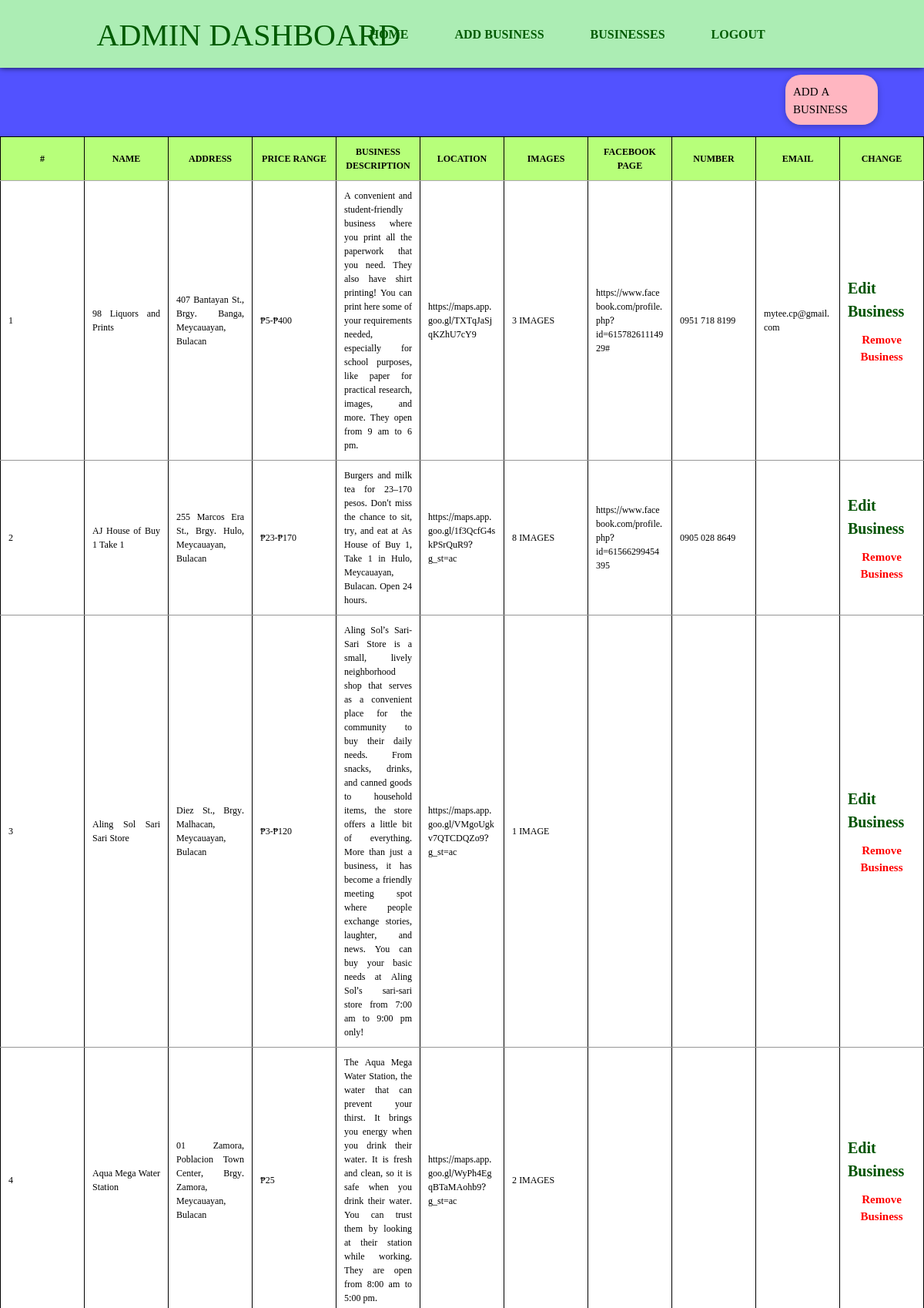
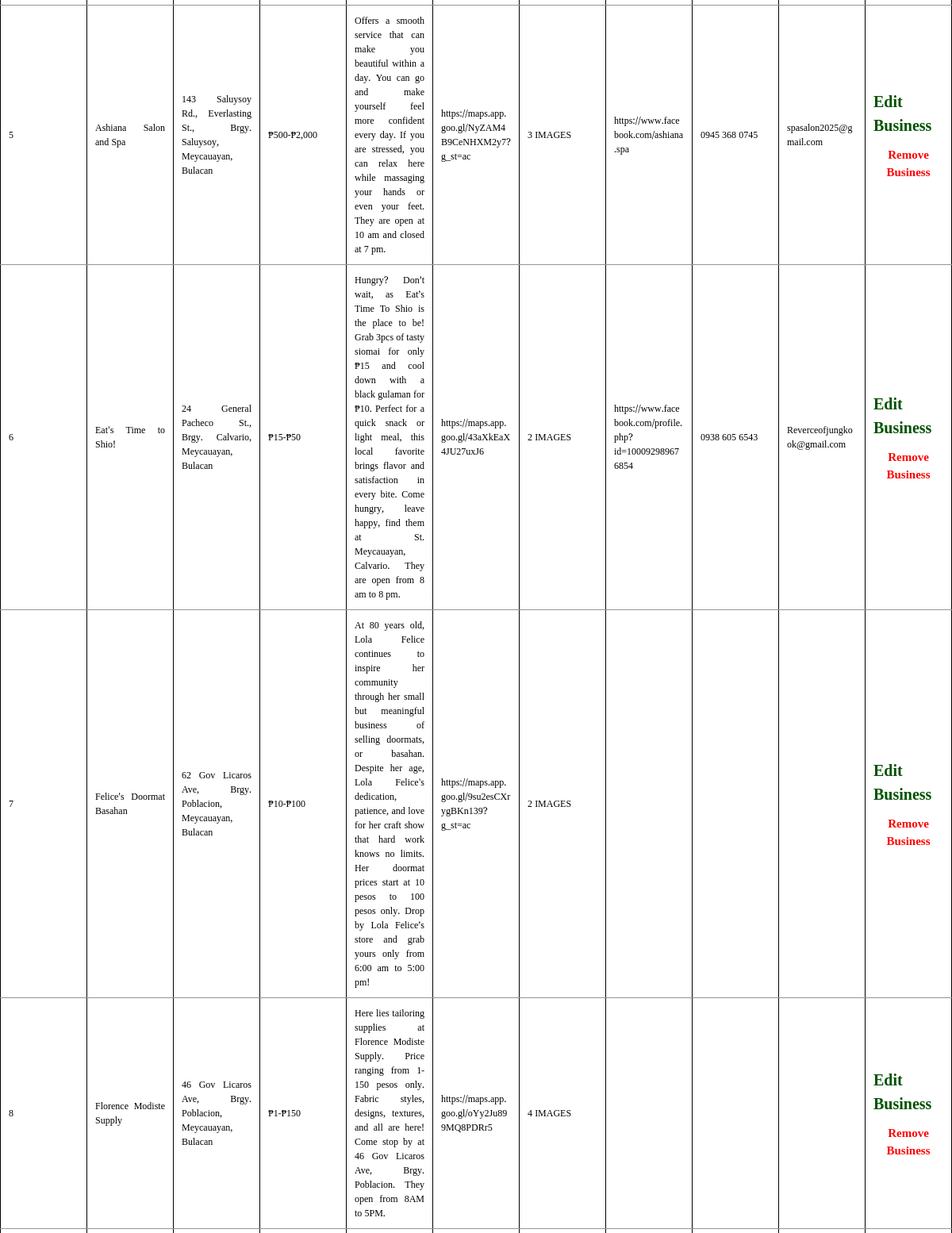
Screenshot of /admin_page.php (signed in, upper part) with the database file from the repository (2 pictures, top to bottom).
### tables this page shows
CREATE TABLE `businesses` (
  `Logo` text NOT NULL,
  `BusinessName` varchar(100) NOT NULL,
  `Address` varchar(150) NOT NULL,
  `Category` varchar(255) NOT NULL,
  `Menu` varchar(100) NOT NULL,
  `Price` varchar(100) NOT NULL,
  `BusinessDescription` text NOT NULL,
  `MAPLOCATION` text NOT NULL,
  `BusinessImage` text NOT NULL,
  `Contact` text NOT NULL,
  `Num` varchar(255) NOT NULL,
  `email` varchar(255) NOT NULL,
  `new_id` int(11) NOT NULL
);

### admin_page.php (the view, shortened to what this page needs)
<?php
require 'db_connect.php';
$result = mysqli_query($conn, "SELECT * FROM businesses ORDER BY BusinessName");
?>
<!DOCTYPE html>
<html lang="en">
<head>
    <link rel="stylesheet" href="admin_page.css">
    <link href="https://cdn.jsdelivr.net/npm/bootstrap@5.3.2/dist/css/bootstrap.min.css" rel="stylesheet">
</head>
<body>
    <header>
        <nav class="admin-nav">
            <h1>ADMIN DASHBOARD</h1>
            <ul id="admin-menu">
                <li><a href="index.php">Home</a></li>
                <li><a href="add_business.php">Add Business</a></li>
                <li><a href="browse.php">Businesses</a></li>
                <li><a href="logout.php">Logout</a></li>
            </ul>
        </nav>
    </header>
    <a class="submitbtn" href="add_business.php?">ADD A BUSINESS</a>
    <div class="admin-section">
        <table class="admin-table">
            <thead>
                <tr>
                    <th>#</th>
                    <th>NAME</th>
                    <th>ADDRESS</th>
                    <th>PRICE RANGE</th>
                    <th>BUSINESS DESCRIPTION</th>
                    <th>LOCATION</th>
                    <th>IMAGES</th>
                    <th>FACEBOOK PAGE</th>
                    <th>NUMBER</th>
                    <th>EMAIL</th>
                    <th>CHANGE</th>
                </tr>
            </thead>
            <tbody>
                <?php $i = 1;
                while ($row = mysqli_fetch_assoc($result)): ?>
                    <tr>
                        <td class="row-num"><?php echo $i++; ?></td>
                        <td class="business-name"><?php echo htmlspecialchars($row['BusinessName']); ?></td>
                        <td data-label="Address:"><?php echo htmlspecialchars($row['Address']); ?></td>
                        <td data-label="Price Range:"><?php echo htmlspecialchars($row['Price']); ?></td>
                        <td data-label="Description:"><?php echo htmlspecialchars($row['BusinessDescription']); ?></td>
                        <td data-label="Location:"><?php echo htmlspecialchars($row['MAPLOCATION']); ?></td>
                        <td data-label="Images:"><?php
                        if (!empty($row['BusinessImage'])) {
                            $paths = explode(',', $row['BusinessImage']);
                            $count = count($paths);
                            echo $count . ' IMAGE' . ($count > 1 ? 'S' : '');
                        } else {
                            echo 'No images';
                        }
                        ?></td>
                        <td data-label="Facebook:"><?php echo htmlspecialchars($row['Contact']); ?></td>
                        <td data-label="Number:"><?php echo htmlspecialchars($row['Num']); ?></td>
                        <td data-label="Email:"><?php echo htmlspecialchars($row['email']); ?></td>
                        <td class="actions">
                            <a class="edit-btn" href="edit_business.php?new_id=<?php echo $row['new_id']; ?>">Edit
                                Business</a>
                            <button class="remove-btn"
                                onClick="deleteBusiness(<?php echo $row['new_id']; ?>, '<?php echo addslashes($row['BusinessName']); ?>')">Remove
                                Business</button>
                        </td>
                    </tr>
                <?php endwhile; ?>
            </tbody>
        </table>
    </div>
</body>
</html>

### admin_page.css (style rules this page uses)
* { margin: 0; padding: 0; box-sizing: border-box; font-family: "Noto Serif Khmer", serif; }
html { scroll-behavior: smooth; scroll-padding-top: 100px; margin: 0; padding: 0; }
header { height: 82px; background: rgba(0, 0, 50, 0.1); position: sticky; top: 0; box-shadow: 0 5px 8px #000000; z-index: 99; }
body { display: flex; flex-direction: column; width: 100%; min-height: 100vh; background: linear-gradient(to bottom, rgb(82, 82, 255), rgb(82, 82, 255)); margin: 0; padding: 0; }
.admin-nav { width: 100%; margin: auto; padding: 20px; display: flex; align-items: center; justify-content: space-between; top: 0; left: 0; z-index: 1000; background-color: rgb(172, 237, 180); }
.admin-nav h1 { margin: auto; color: rgb(0, 90, 0); text-shadow: 2 2 8px #000000; }
.admin-nav #admin-menu { display: flex; flex-direction: row; align-items: center; gap: 20px; margin: 0; padding: 0; }
#admin-menu li { list-style: none; display: inline-block; margin: 0 20px; position: relative; right: 30%; }
#admin-menu li a { text-decoration: none; color: rgb(0, 90, 0); text-transform: uppercase; font-weight: bold; position: relative; }
#admin-menu li a::after { content: ''; height: 3px; width: 0%; background: rgb(0, 0, 0); position: absolute; left: 0; bottom: -5px; transition: 0.5s; }
#admin-menu { display: none; }
.admin-section { width: 100%; padding: 0; background: rgb(255, 255, 255); box-shadow: 0 4px 10px rgba(0, 0, 0, 0.15); overflow: hidden; }
.admin-table { width: 100%; border-collapse: collapse; color: rgb(0, 0, 0); font-size: 14px; table-layout: fixed; }
.admin-table th { text-align: center; border: 1px solid #000; padding: 10px; font-size: 12px; border-bottom: 1px solid #acacac; }
.admin-table td { border: 1px solid #000; padding: 10px; font-size: 12px; text-align: justify; border-bottom: 1px solid #969696; word-wrap: break-word; overflow-wrap: hidden; }
.admin-table thead { background: #b7ff7a; font-weight: bold; }
.edit-btn { color: #005300; text-decoration: none; font-size: 20px; font-weight: bold; display: flex; justify-content: center; align-items: center; }
.remove-btn { color: red; cursor: pointer; margin-top: 10px; font-size: 15px; font-weight: bold; display: flex; justify-content: center; align-items: center; border: none; background-color: transparent; }
.submitbtn { background-color: lightpink; text-decoration: none; font-size: 15px; color: #000; width: 10%; height: 20%; margin-left: 85%; margin-top: 15px; margin-bottom: 15px; padding: 10px; border-radius: 20px; cursor: pointer; box-shadow: 0 2px 8px rgba(0, 0, 0, 0.25); }

### rows the page displays
businesses: BusinessName "98 Liquors and Prints", Address "407 Bantayan St., Brgy. Banga, Meycauayan, Bulacan", Price "₱5-₱400", BusinessDescription "A convenient and student-friendly business where you print all the paperwork that you need. They also have shirt printing! You can print here some of your requirements needed, especially for school purposes, like paper for practical research, images, and more. They open from 9 am to 6 pm.", MAPLOCATION "https://maps.app.goo.gl/TXTqJaSjqKZhU7cY9", BusinessImage "3", Contact "https://www.facebook.com/profile.php?id=61578261114929#", Num "0951 718 8199", email "mytee.cp@gmail.com"
businesses: BusinessName "AJ House of Buy 1 Take 1", Address "255 Marcos Era St., Brgy. Hulo, Meycauayan, Bulacan", Price "₱23-₱170", BusinessDescription "Burgers and milk tea for 23–170 pesos. Don't miss the chance to sit, try, and eat at As House of Buy 1, Take 1 in Hulo, Meycauayan, Bulacan. Open 24 hours.", MAPLOCATION "https://maps.app.goo.gl/1f3QcfG4skPSrQuR9?g_st=ac", BusinessImage "8", Contact "https://www.facebook.com/profile.php?id=61566299454395", Num "0905 028 8649"
businesses: BusinessName "Aling Sol Sari Sari Store", Address "Diez St., Brgy. Malhacan, Meycauayan, Bulacan", Price "₱3-₱120", BusinessDescription "Aling Sol’s Sari-Sari Store is a small, lively neighborhood shop that serves as a convenient place for the community to buy their daily needs. From snacks, drinks, and canned goods to household items, the store offers a little bit of everything. More than just a business, it has become a friendly meeting spot where people exchange stories, laughter, and news. You can buy your basic needs at Aling Sol’s sari-sari store from 7:00 am to 9:00 pm only!", MAPLOCATION "https://maps.app.goo.gl/VMgoUgkv7QTCDQZo9?g_st=ac", BusinessImage "1"
businesses: BusinessName "Aqua Mega Water Station", Address "01 Zamora, Poblacion Town Center, Brgy. Zamora, Meycauayan, Bulacan", Price "₱25", BusinessDescription "The Aqua Mega Water Station, the water that can prevent your thirst. It brings you energy when you drink their water. It is fresh and clean, so it is safe when you drink their water. You can trust them by looking at their station while working. They are open from 8:00 am to 5:00 pm.", MAPLOCATION "https://maps.app.goo.gl/WyPh4EgqBTaMAohb9?g_st=ac", BusinessImage "2"
businesses: BusinessName "Ashiana Salon and Spa", Address "143 Saluysoy Rd., Everlasting St., Brgy. Saluysoy, Meycauayan, Bulacan", Price "₱500-₱2,000", BusinessDescription "Offers a smooth service that can make you beautiful within a day. You can go and make yourself feel more confident every day. If you are stressed, you can relax here while massaging your hands or even your feet. They are open at 10 am and closed at 7 pm.", MAPLOCATION "https://maps.app.goo.gl/NyZAM4B9CeNHXM2y7?g_st=ac", BusinessImage "3", Contact "https://www.facebook.com/ashiana.spa", Num "0945 368 0745", email "spasalon2025@gmail.com"
businesses: BusinessName "Eat's Time to Shio!", Address "24 General Pacheco St., Brgy. Calvario, Meycauayan, Bulacan", Price "₱15-₱50", BusinessDescription "Hungry? Don’t wait, as Eat’s Time To Shio is the place to be! Grab 3pcs of tasty siomai for only ₱15 and cool down with a black gulaman for ₱10. Perfect for a quick snack or light meal, this local favorite brings flavor and satisfaction in every bite. Come hungry, leave happy, find them at St. Meycauayan, Calvario. They are open from 8 am to 8 pm.", MAPLOCATION "https://maps.app.goo.gl/43aXkEaX4JU27uxJ6", BusinessImage "2", Contact "https://www.facebook.com/profile.php?id=100092989676854", Num "0938 605 6543", email "Reverceofjungkook@gmail.com"
businesses: BusinessName "Felice's Doormat Basahan", Address "62 Gov Licaros Ave, Brgy. Poblacion, Meycauayan, Bulacan", Price "₱10-₱100", BusinessDescription "At 80 years old, Lola Felice continues to inspire her community through her small but meaningful business of selling doormats, or basahan. Despite her age, Lola Felice's dedication, patience, and love for her craft show that hard work knows no limits. Her doormat prices start at 10 pesos to 100 pesos only. Drop by Lola Felice’s store and grab yours only from 6:00 am to 5:00 pm!", MAPLOCATION "https://maps.app.goo.gl/9su2esCXrygBKn139?g_st=ac", BusinessImage "2", shows "S"
businesses: BusinessName "Florence Modiste Supply", Address "46 Gov Licaros Ave, Brgy. Poblacion, Meycauayan, Bulacan", Price "₱1-₱150", BusinessDescription "Here lies tailoring supplies at Florence Modiste Supply. Price ranging from 1-150 pesos only. Fabric styles, designs, textures, and all are here! Come stop by at 46 Gov Licaros Ave, Brgy. Poblacion. They open from 8AM to 5PM.", MAPLOCATION "https://maps.app.goo.gl/oYy2Ju899MQ8PDRr5", BusinessImage "4"
